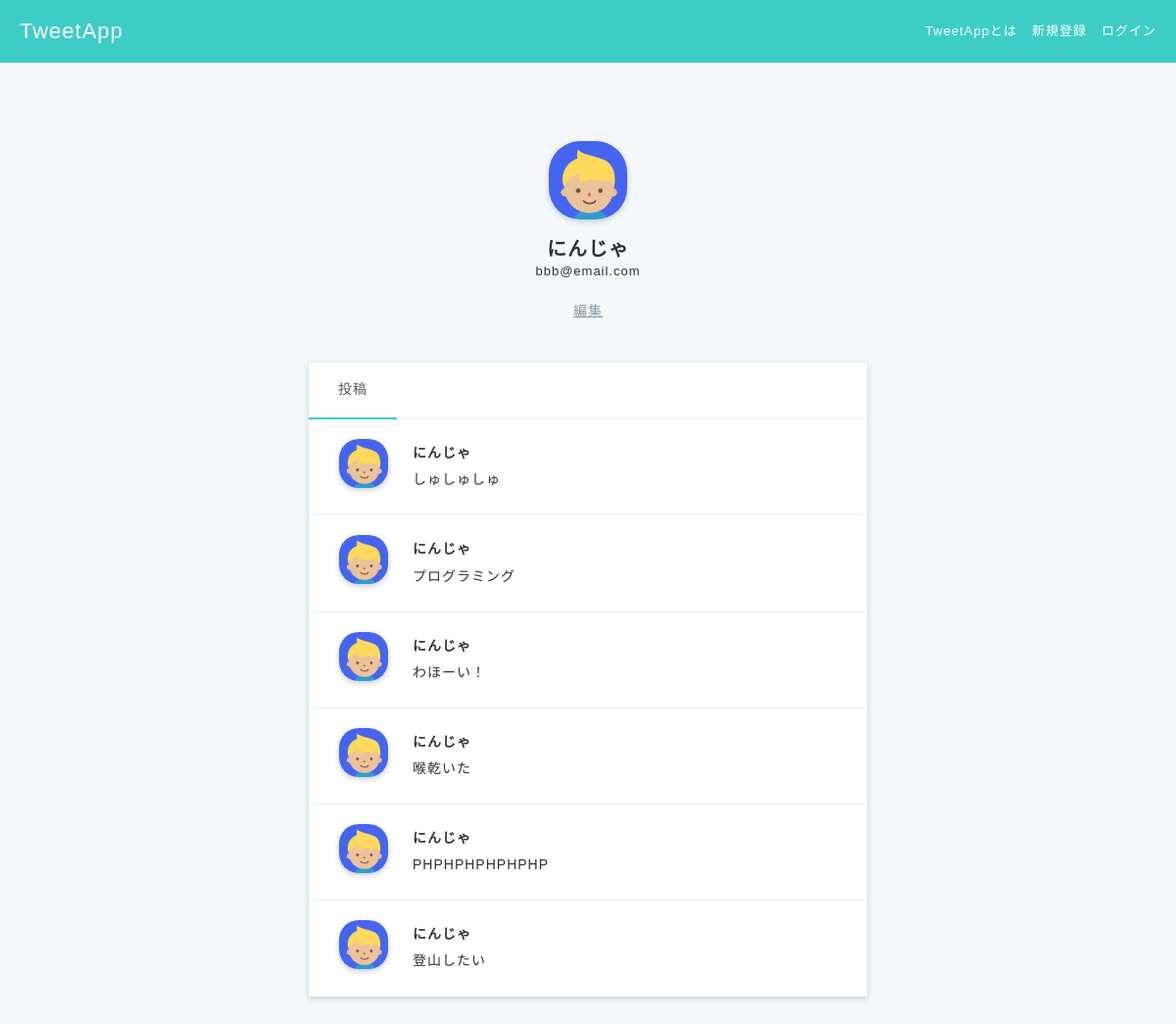
The app's page /users_show.php?id=2 with its own data.
### tables this page shows
create table users (
id int auto_increment  primary key,
name varchar(100) not null,
email varchar(100) not null unique,
password varchar(100) not null,
created datetime default current_timestamp,
updated datetime default current_timestamp on update current_timestamp
);

create table tweets (
tweet_id int auto_increment primary key,
user_id int not null,
content varchar(140) not null,
created datetime default current_timestamp,
updated datetime default current_timestamp on update current_timestamp,
foreign key(user_id) references users(id)
);

### users_show.php (the view)
<?php require 'header.php'; ?>
<?php
$sql=$pdo->prepare('SELECT * FROM `users` where id = ?');
$sql->execute([$_REQUEST['id']]);
?>
<?php
$sql2=$pdo->prepare('
  SELECT * FROM tweets
  LEFT OUTER JOIN users
  ON tweets.user_id = users.id
  WHERE user_id = ?
  ORDER BY tweets.updated DESC
');
$sql2->execute([
  $_REQUEST['id']
]);
?>
<div class="main user-show">
  <div class="container">
    <?php foreach ($sql->fetchAll() as $row): ?>
      <div class="user">
        <img src="img/<?=$row['id'] ?>.jpg">
        <h2><?=$row['name'] ?></h2>
        <p><?=$row['email'] ?></p>
        <a href ="users_edit.php?id=<?=$row['id'] ?>">編集</a>
      </div>
      <ul class="user-tabs">
        <li class="active"><a>投稿</a></li>
      </ul>
    <?php endforeach; ?>
    <?php foreach ($sql2->fetchAll() as $row): ?>
      <div class="posts-index-item">
        <div class="post-left"><img src="img/<?=$row['id'] ?>.jpg"></div>
        <div class="post-right"><div class="post-user-name"><a href="users_show.php?id=<?=$row['id'] ?>"><?=$row['name'] ?></a>
        </div>
          <a href="posts_show.php?tweet_id=<?=$row['tweet_id'] ?>"><?=$row['content'] ?></a>
        </div>
      </div>
    <?php endforeach; ?>
  </div>
</div>

### css/style.css (style rules this page uses)
* { box-sizing: border-box; }
html { font: 100%/1.5 'Avenir Next', 'Hiragino Sans', sans-serif; line-height: 1.7; letter-spacing: 1px; }
ul, li { list-style-type: none; padding: 0; margin: 0; }
a { text-decoration: none; color: #2d3133; font-size: 14px; }
h1, h2, h3, h4, h5, h6, p { margin: 0; }
body { color: #2d3133; background-color: #3ecdc6; margin: 0; min-height: 1vh; }
.main { position: absolute; top: 64px; width: 100%; height: auto; min-height: 100%; background-color: #f5f8fa; }
.container { max-width: 600px; margin: 60px auto; padding-left: 15px; padding-right: 15px; clear: both; }
.posts-index-item { padding: 20px 30px; background-color: white; overflow: hidden; box-shadow: 0 2px 6px #c1ced7; }
.post-left img { width: 50px; height: 50px; border-radius: 40%; box-shadow: 0 2px 6px #c1ced7; object-fit: cover; }
.post-user-name a { font-weight: 600; }
.post-left { float: left; width: 10%; }
.post-right { float: left; width: 90%; padding-left: 25px; text-align: left; }
.user-show { text-align: center; }
.user { margin-bottom: 20px; }
.user img { width: 80px; height: 80px; border-radius: 40%; box-shadow: 0 2px 6px #c1ced7; margin: 20px 0 10px; object-fit: cover; }
.user h2 { font-size: 20px; font-weight: 600; line-height: 1.2; }
.user p { font-size: 13px; margin-bottom: 15px; }
.user a { color: #8899a6; text-decoration: underline; font-weight: 200; }
.user-tabs { margin-top: 40px; background-color: white; overflow: hidden; box-shadow: 0 2px 6px #c1ced7; }
.user-tabs li { float: left; }
.user-tabs li.active { border-bottom: 2px solid #3ecdc6; }
.user-tabs li.active a { color: #57575f; }
.user-tabs a { display: inline-block; padding: 16px 30px; color: #afb6bf; }

### records on screen
users: name "にんじゃ", email "bbb@email.com"
tweets: user.name "にんじゃ", content "しゅしゅしゅ"
tweets: user.name "にんじゃ", content "プログラミング"
tweets: user.name "にんじゃ", content "わほーい！"
tweets: user.name "にんじゃ", content "喉乾いた"
tweets: user.name "にんじゃ", content "PHPHPHPHPHPHP"
tweets: user.name "にんじゃ", content "登山したい"
